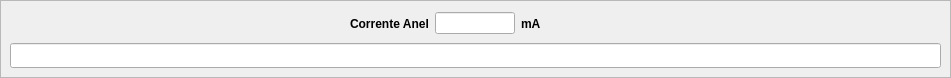
       <widget class="QFrame" name="frame_6">
        <property name="geometry">
         <rect>
          <x>10</x>
          <y>350</y>
          <width>951</width>
          <height>78</height>
         </rect>
        </property>
        <property name="minimumSize">
         <size>
          <width>0</width>
          <height>78</height>
         </size>
        </property>
        <property name="maximumSize">
         <size>
          <width>16777215</width>
          <height>78</height>
         </size>
        </property>
        <property name="frameShape">
         <enum>QFrame::StyledPanel</enum>
        </property>
        <property name="frameShadow">
         <enum>QFrame::Raised</enum>
        </property>
        <widget class="PyDMLineEdit" name="PyDMLineEdit_39">
         <property name="geometry">
          <rect>
           <x>10</x>
           <y>43</y>
           <width>931</width>
           <height>25</height>
          </rect>
         </property>
         <property name="minimumSize">
          <size>
           <width>870</width>
           <height>0</height>
          </size>
         </property>
         <property name="toolTip">
          <string/>
         </property>
         <property name="whatsThis">
          <string>
    Writeable text field to send and display channel values
    </string>
         </property>
        </widget>
        <widget class="QWidget" name="layoutWidget">
         <property name="geometry">
          <rect>
           <x>350</x>
           <y>10</y>
           <width>213</width>
           <height>27</height>
          </rect>
         </property>
         <layout class="QHBoxLayout" name="horizontalLayout_25">
          <item>
           <widget class="PyDMLabel" name="PyDMLabel_90">
            <property name="font">
             <font>
              <weight>75</weight>
              <bold>true</bold>
             </font>
            </property>
            <property name="toolTip">
             <string/>
            </property>
            <property name="whatsThis">
             <string/>
            </property>
            <property name="text">
             <string>Corrente Anel</string>
            </property>
           </widget>
          </item>
          <item>
           <widget class="PyDMLineEdit" name="le_ring_current">
            <property name="maximumSize">
             <size>
              <width>80</width>
              <height>16777215</height>
             </size>
            </property>
            <property name="toolTip">
             <string/>
            </property>
            <property name="whatsThis">
             <string>
    Writeable text field to send and display channel values
    </string>
            </property>
            <property name="readOnly">
             <bool>true</bool>
            </property>
           </widget>
          </item>
          <item>
           <widget class="PyDMLabel" name="PyDMLabel_91">
            <property name="font">
             <font>
              <weight>75</weight>
              <bold>true</bold>
             </font>
            </property>
            <property name="toolTip">
             <string/>
            </property>
            <property name="whatsThis">
             <string/>
            </property>
            <property name="text">
             <string>mA</string>
            </property>
           </widget>
          </item>
         </layout>
        </widget>
       </widget>
